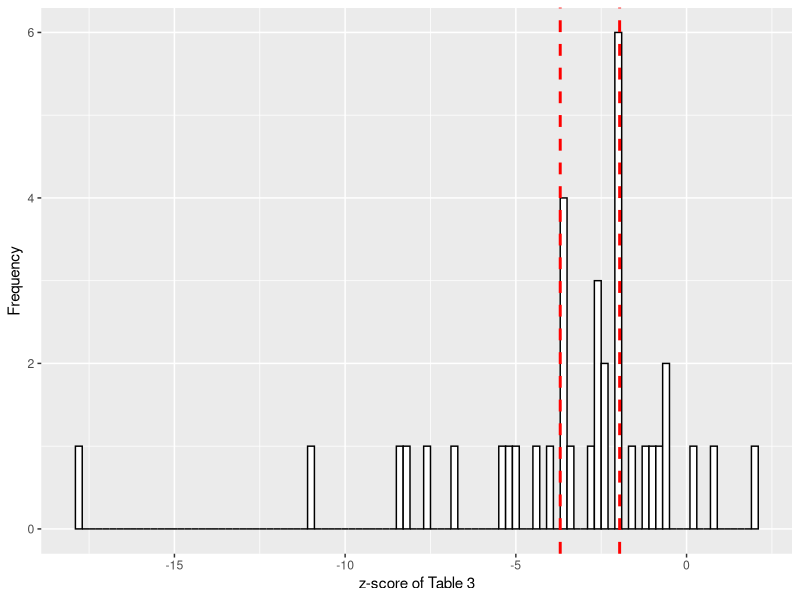

R code for this plot:
## ---- chunk 1
knitr::opts_chunk$set(fig.path="assets/img/buss/")
## ---- chunk 2
library(tidyverse)
library(pwr)
library(scales)
library(reshape2)
## ---- chunk 3
# 데이터 읽기
data <- read_csv('data.csv')
# 결과 출력
print(data)
## ---- chunk 4
# post-hoc power 계산
p.power <- function(m1, sd1, n1, m2, sd2, n2, sig.level){
  sd <- sqrt((sd1*sd1+sd2*sd2)/2)
  d <- (m1-m2)/sd
  print(d)
  power <- pwr.t2n.test(n1=n1,n2=n2,d=d,sig.level=sig.level)$power
  return(power)
}

data <- data %>% mutate(ppwr = p.power(m.mean.t3, m.sd.t3, N1, w.mean.t3, w.sd.t3, N2, 0.05))
med.pwr <- median(data %>% pull(ppwr))
prt <- paste('사후 검정력 중간값:',med.pwr,', ','실제 성공률:',as.character(29/37),sep="")
print(prt)
## ---- chunk 5
# z-score 계산 함수
zscore <- function(m1, sd1, n1, m2, sd2, n2){
  z <- (m1-m2)/sqrt(sd1*sd1/n1 + sd2*sd2/n2)
  return(z)
}

# zscore 계산
data <- data %>% mutate(z3 = zscore(m.mean.t3, m.sd.t3, N1, w.mean.t3, w.sd.t3, N2))

# zscore 히스토그램
plot <- ggplot(data, aes(x=z3)) + geom_histogram(color='black', fill='white', binwidth=0.2) + geom_vline(xintercept=-1.96, linetype='dashed', color='red', size=1) + geom_vline(xintercept=-3.7, linetype='dashed', color='red', size=1) +xlab('z-score of Table 3') + ylab('Frequency')
plot

## ---- chunk 6
# z-score 계산 함수
eqvar <- function(sd1, n1, sd2, n2){
  fstat <- sd1*sd1/(sd2*sd2)
  f.pvalue <- pf(fstat, n1-1, n2-1, lower.tail=F)
  return(f.pvalue)
}

# zscore 계산
data <- data %>% mutate(eqvar = eqvar(m.sd.t3, N1, w.sd.t3, N2))
vec <- data %>% pull('eqvar') < 0.05
print(sum(as.numeric(vec))/length(vec)*100)
